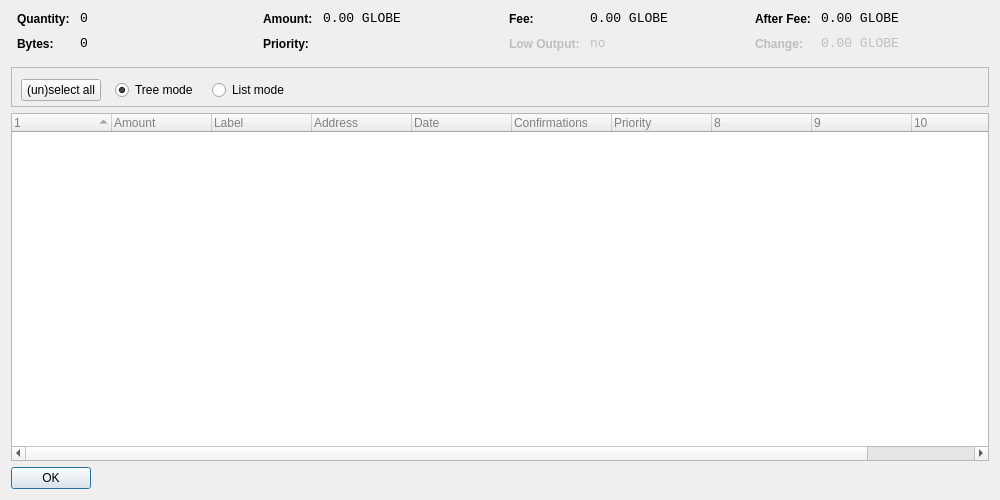
<?xml version="1.0" encoding="UTF-8"?>
<ui version="4.0">
 <class>CoinControlDialog</class>
 <widget class="QDialog" name="CoinControlDialog">
  <property name="geometry">
   <rect>
    <x>0</x>
    <y>0</y>
    <width>1000</width>
    <height>500</height>
   </rect>
  </property>
  <property name="windowTitle">
   <string>Coin Control</string>
  </property>
  <layout class="QVBoxLayout" name="verticalLayout">
   <item>
    <layout class="QHBoxLayout" name="horizontalLayoutTop" stretch="0,0,0,0">
     <property name="topMargin">
      <number>0</number>
     </property>
     <property name="bottomMargin">
      <number>10</number>
     </property>
     <item>
      <layout class="QFormLayout" name="formLayoutCoinControl1">
       <property name="horizontalSpacing">
        <number>10</number>
       </property>
       <property name="verticalSpacing">
        <number>10</number>
       </property>
       <property name="leftMargin">
        <number>6</number>
       </property>
       <property name="rightMargin">
        <number>6</number>
       </property>
       <item row="0" column="0">
        <widget class="QLabel" name="labelCoinControlQuantityText">
         <property name="styleSheet">
          <string notr="true">font-weight:bold;</string>
         </property>
         <property name="text">
          <string>Quantity:</string>
         </property>
        </widget>
       </item>
       <item row="0" column="1">
        <widget class="QLabel" name="labelCoinControlQuantity">
         <property name="font">
          <font>
           <family>Monospace</family>
           <pointsize>10</pointsize>
          </font>
         </property>
         <property name="cursor">
          <cursorShape>IBeamCursor</cursorShape>
         </property>
         <property name="contextMenuPolicy">
          <enum>Qt::ActionsContextMenu</enum>
         </property>
         <property name="text">
          <string notr="true">0</string>
         </property>
         <property name="textInteractionFlags">
          <set>Qt::LinksAccessibleByMouse|Qt::TextSelectableByKeyboard|Qt::TextSelectableByMouse</set>
         </property>
        </widget>
       </item>
       <item row="1" column="0">
        <widget class="QLabel" name="labelCoinControlBytesText">
         <property name="styleSheet">
          <string notr="true">font-weight:bold;</string>
         </property>
         <property name="text">
          <string>Bytes:</string>
         </property>
        </widget>
       </item>
       <item row="1" column="1">
        <widget class="QLabel" name="labelCoinControlBytes">
         <property name="font">
          <font>
           <family>Monospace</family>
           <pointsize>10</pointsize>
          </font>
         </property>
         <property name="cursor">
          <cursorShape>IBeamCursor</cursorShape>
         </property>
         <property name="contextMenuPolicy">
          <enum>Qt::ActionsContextMenu</enum>
         </property>
         <property name="text">
          <string notr="true">0</string>
         </property>
         <property name="textInteractionFlags">
          <set>Qt::LinksAccessibleByMouse|Qt::TextSelectableByKeyboard|Qt::TextSelectableByMouse</set>
         </property>
        </widget>
       </item>
      </layout>
     </item>
     <item>
      <layout class="QFormLayout" name="formLayoutCoinControl2">
       <property name="horizontalSpacing">
        <number>10</number>
       </property>
       <property name="verticalSpacing">
        <number>10</number>
       </property>
       <property name="leftMargin">
        <number>6</number>
       </property>
       <property name="rightMargin">
        <number>6</number>
       </property>
       <item row="0" column="0">
        <widget class="QLabel" name="labelCoinControlAmountText">
         <property name="styleSheet">
          <string notr="true">font-weight:bold;</string>
         </property>
         <property name="text">
          <string>Amount:</string>
         </property>
        </widget>
       </item>
       <item row="0" column="1">
        <widget class="QLabel" name="labelCoinControlAmount">
         <property name="font">
          <font>
           <family>Monospace</family>
           <pointsize>10</pointsize>
          </font>
         </property>
         <property name="cursor">
          <cursorShape>IBeamCursor</cursorShape>
         </property>
         <property name="contextMenuPolicy">
          <enum>Qt::ActionsContextMenu</enum>
         </property>
         <property name="text">
          <string notr="true">0.00 GLOBE</string>
         </property>
         <property name="textInteractionFlags">
          <set>Qt::LinksAccessibleByMouse|Qt::TextSelectableByKeyboard|Qt::TextSelectableByMouse</set>
         </property>
        </widget>
       </item>
       <item row="1" column="0">
        <widget class="QLabel" name="labelCoinControlPriorityText">
         <property name="styleSheet">
          <string notr="true">font-weight:bold;</string>
         </property>
         <property name="text">
          <string>Priority:</string>
         </property>
        </widget>
       </item>
       <item row="1" column="1">
        <widget class="QLabel" name="labelCoinControlPriority">
         <property name="font">
          <font>
           <family>Monospace</family>
           <pointsize>10</pointsize>
          </font>
         </property>
         <property name="cursor">
          <cursorShape>IBeamCursor</cursorShape>
         </property>
         <property name="contextMenuPolicy">
          <enum>Qt::ActionsContextMenu</enum>
         </property>
         <property name="text">
          <string/>
         </property>
         <property name="textInteractionFlags">
          <set>Qt::LinksAccessibleByMouse|Qt::TextSelectableByKeyboard|Qt::TextSelectableByMouse</set>
         </property>
        </widget>
       </item>
      </layout>
     </item>
     <item>
      <layout class="QFormLayout" name="formLayoutCoinControl3">
       <property name="horizontalSpacing">
        <number>10</number>
       </property>
       <property name="verticalSpacing">
        <number>10</number>
       </property>
       <property name="leftMargin">
        <number>6</number>
       </property>
       <property name="rightMargin">
        <number>6</number>
       </property>
       <item row="0" column="0">
        <widget class="QLabel" name="labelCoinControlFeeText">
         <property name="styleSheet">
          <string notr="true">font-weight:bold;</string>
         </property>
         <property name="text">
          <string>Fee:</string>
         </property>
        </widget>
       </item>
       <item row="0" column="1">
        <widget class="QLabel" name="labelCoinControlFee">
         <property name="font">
          <font>
           <family>Monospace</family>
           <pointsize>10</pointsize>
          </font>
         </property>
         <property name="cursor">
          <cursorShape>IBeamCursor</cursorShape>
         </property>
         <property name="contextMenuPolicy">
          <enum>Qt::ActionsContextMenu</enum>
         </property>
         <property name="text">
          <string notr="true">0.00 GLOBE</string>
         </property>
         <property name="textInteractionFlags">
          <set>Qt::LinksAccessibleByMouse|Qt::TextSelectableByKeyboard|Qt::TextSelectableByMouse</set>
         </property>
        </widget>
       </item>
       <item row="1" column="0">
        <widget class="QLabel" name="labelCoinControlLowOutputText">
         <property name="enabled">
          <bool>false</bool>
         </property>
         <property name="styleSheet">
          <string notr="true">font-weight:bold;</string>
         </property>
         <property name="text">
          <string>Low Output:</string>
         </property>
        </widget>
       </item>
       <item row="1" column="1">
        <widget class="QLabel" name="labelCoinControlLowOutput">
         <property name="enabled">
          <bool>false</bool>
         </property>
         <property name="font">
          <font>
           <family>Monospace</family>
           <pointsize>10</pointsize>
          </font>
         </property>
         <property name="cursor">
          <cursorShape>IBeamCursor</cursorShape>
         </property>
         <property name="contextMenuPolicy">
          <enum>Qt::ActionsContextMenu</enum>
         </property>
         <property name="text">
          <string notr="true">no</string>
         </property>
         <property name="textInteractionFlags">
          <set>Qt::LinksAccessibleByMouse|Qt::TextSelectableByKeyboard|Qt::TextSelectableByMouse</set>
         </property>
        </widget>
       </item>
      </layout>
     </item>
     <item>
      <layout class="QFormLayout" name="formLayoutCoinControl4">
       <property name="horizontalSpacing">
        <number>10</number>
       </property>
       <property name="verticalSpacing">
        <number>10</number>
       </property>
       <property name="leftMargin">
        <number>6</number>
       </property>
       <property name="rightMargin">
        <number>6</number>
       </property>
       <item row="0" column="0">
        <widget class="QLabel" name="labelCoinControlAfterFeeText">
         <property name="styleSheet">
          <string notr="true">font-weight:bold;</string>
         </property>
         <property name="text">
          <string>After Fee:</string>
         </property>
        </widget>
       </item>
       <item row="0" column="1">
        <widget class="QLabel" name="labelCoinControlAfterFee">
         <property name="font">
          <font>
           <family>Monospace</family>
           <pointsize>10</pointsize>
          </font>
         </property>
         <property name="cursor">
          <cursorShape>IBeamCursor</cursorShape>
         </property>
         <property name="contextMenuPolicy">
          <enum>Qt::ActionsContextMenu</enum>
         </property>
         <property name="text">
          <string notr="true">0.00 GLOBE</string>
         </property>
         <property name="textInteractionFlags">
          <set>Qt::LinksAccessibleByMouse|Qt::TextSelectableByKeyboard|Qt::TextSelectableByMouse</set>
         </property>
        </widget>
       </item>
       <item row="1" column="0">
        <widget class="QLabel" name="labelCoinControlChangeText">
         <property name="enabled">
          <bool>false</bool>
         </property>
         <property name="styleSheet">
          <string notr="true">font-weight:bold;</string>
         </property>
         <property name="text">
          <string>Change:</string>
         </property>
        </widget>
       </item>
       <item row="1" column="1">
        <widget class="QLabel" name="labelCoinControlChange">
         <property name="enabled">
          <bool>false</bool>
         </property>
         <property name="font">
          <font>
           <family>Monospace</family>
           <pointsize>10</pointsize>
          </font>
         </property>
         <property name="cursor">
          <cursorShape>IBeamCursor</cursorShape>
         </property>
         <property name="contextMenuPolicy">
          <enum>Qt::ActionsContextMenu</enum>
         </property>
         <property name="text">
          <string notr="true">0.00 GLOBE</string>
         </property>
         <property name="textInteractionFlags">
          <set>Qt::LinksAccessibleByMouse|Qt::TextSelectableByKeyboard|Qt::TextSelectableByMouse</set>
         </property>
        </widget>
       </item>
      </layout>
     </item>
    </layout>
   </item>
   <item>
    <widget class="QFrame" name="frame">
     <property name="minimumSize">
      <size>
       <width>182</width>
       <height>40</height>
      </size>
     </property>
     <property name="frameShape">
      <enum>QFrame::StyledPanel</enum>
     </property>
     <property name="frameShadow">
      <enum>QFrame::Sunken</enum>
     </property>
     <widget class="QWidget" name="horizontalLayoutWidget">
      <property name="geometry">
       <rect>
        <x>10</x>
        <y>0</y>
        <width>781</width>
        <height>47</height>
       </rect>
      </property>
      <layout class="QHBoxLayout" name="horizontalLayoutPanel" stretch="0,0,0,0">
       <property name="spacing">
        <number>14</number>
       </property>
       <item>
        <widget class="QPushButton" name="pushButtonSelectAll">
         <property name="sizePolicy">
          <sizepolicy hsizetype="Maximum" vsizetype="Fixed">
           <horstretch>0</horstretch>
           <verstretch>0</verstretch>
          </sizepolicy>
         </property>
         <property name="text">
          <string>(un)select all</string>
         </property>
        </widget>
       </item>
       <item>
        <widget class="QRadioButton" name="radioTreeMode">
         <property name="sizePolicy">
          <sizepolicy hsizetype="Maximum" vsizetype="Fixed">
           <horstretch>0</horstretch>
           <verstretch>0</verstretch>
          </sizepolicy>
         </property>
         <property name="text">
          <string>Tree mode</string>
         </property>
         <property name="checked">
          <bool>true</bool>
         </property>
        </widget>
       </item>
       <item>
        <widget class="QRadioButton" name="radioListMode">
         <property name="sizePolicy">
          <sizepolicy hsizetype="Maximum" vsizetype="Fixed">
           <horstretch>0</horstretch>
           <verstretch>0</verstretch>
          </sizepolicy>
         </property>
         <property name="text">
          <string>List mode</string>
         </property>
        </widget>
       </item>
       <item>
        <spacer name="horizontalSpacer">
         <property name="orientation">
          <enum>Qt::Horizontal</enum>
         </property>
         <property name="sizeHint" stdset="0">
          <size>
           <width>40</width>
           <height>20</height>
          </size>
         </property>
        </spacer>
       </item>
      </layout>
     </widget>
    </widget>
   </item>
   <item>
    <widget class="CoinControlTreeWidget" name="treeWidget">
     <property name="contextMenuPolicy">
      <enum>Qt::CustomContextMenu</enum>
     </property>
     <property name="styleSheet">
      <string notr="true">QFrame {
	color: grey;

}</string>
     </property>
     <property name="sortingEnabled">
      <bool>false</bool>
     </property>
     <property name="columnCount">
      <number>11</number>
     </property>
     <attribute name="headerShowSortIndicator" stdset="0">
      <bool>true</bool>
     </attribute>
     <attribute name="headerStretchLastSection">
      <bool>false</bool>
     </attribute>
     <column>
      <property name="text">
       <string/>
      </property>
     </column>
     <column>
      <property name="text">
       <string>Amount</string>
      </property>
     </column>
     <column>
      <property name="text">
       <string>Label</string>
      </property>
     </column>
     <column>
      <property name="text">
       <string>Address</string>
      </property>
     </column>
     <column>
      <property name="text">
       <string>Date</string>
      </property>
     </column>
     <column>
      <property name="text">
       <string>Confirmations</string>
      </property>
      <property name="toolTip">
       <string>Confirmed</string>
      </property>
     </column>
     <column>
      <property name="text">
       <string>Priority</string>
      </property>
     </column>
     <column>
      <property name="text">
       <string/>
      </property>
     </column>
     <column>
      <property name="text">
       <string/>
      </property>
     </column>
     <column>
      <property name="text">
       <string/>
      </property>
     </column>
     <column>
      <property name="text">
       <string/>
      </property>
     </column>
    </widget>
   </item>
   <item>
    <widget class="QDialogButtonBox" name="buttonBox">
     <property name="sizePolicy">
      <sizepolicy hsizetype="Maximum" vsizetype="Fixed">
       <horstretch>0</horstretch>
       <verstretch>0</verstretch>
      </sizepolicy>
     </property>
     <property name="orientation">
      <enum>Qt::Horizontal</enum>
     </property>
     <property name="standardButtons">
      <set>QDialogButtonBox::Ok</set>
     </property>
    </widget>
   </item>
  </layout>
 </widget>
 <customwidgets>
  <customwidget>
   <class>CoinControlTreeWidget</class>
   <extends>QTreeWidget</extends>
   <header>coincontroltreewidget.h</header>
  </customwidget>
 </customwidgets>
 <resources/>
 <connections/>
</ui>
